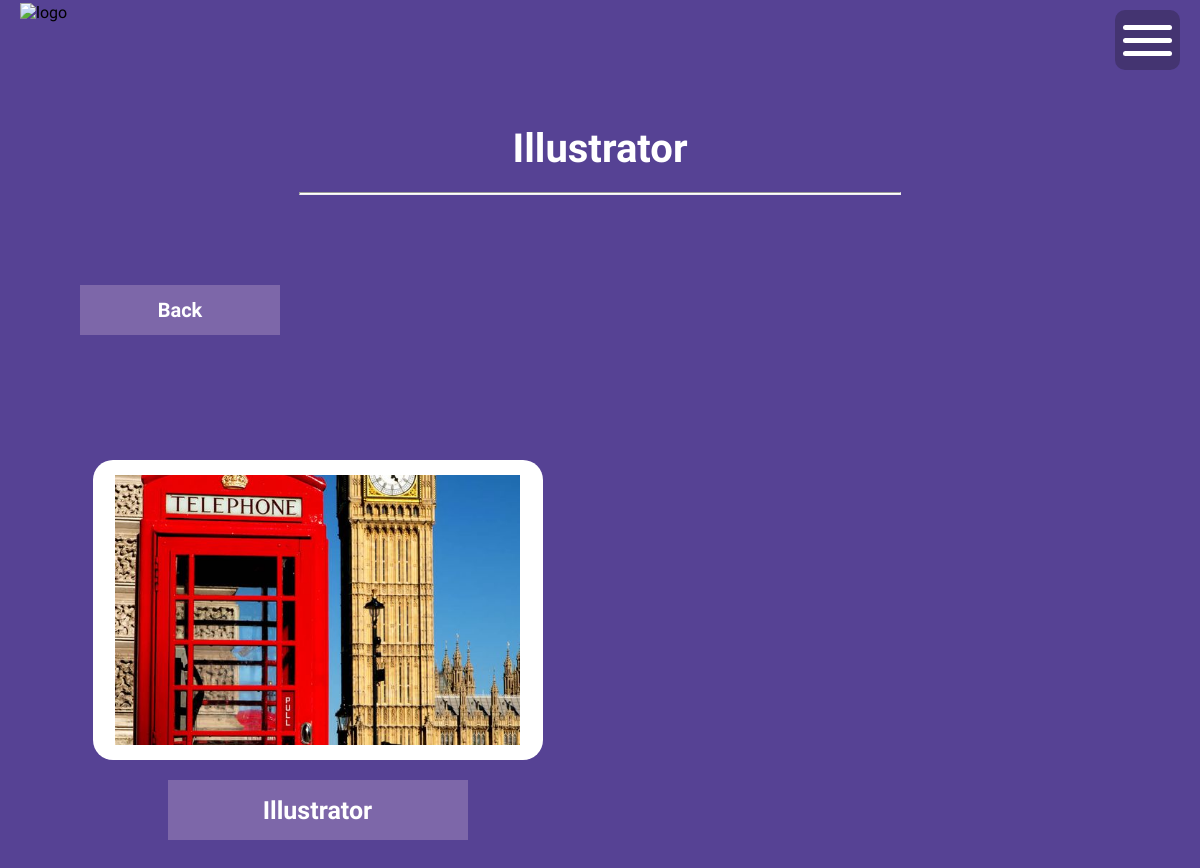
Screenshot of /illustration.php?categorie=Illustrator with the database file from the repository.
### tables this page shows
CREATE TABLE IF NOT EXISTS `illustration` (
  `id` int NOT NULL AUTO_INCREMENT,
  `nom` varchar(255) NOT NULL,
  `categorie` varchar(255) NOT NULL,
  `image` varchar(255) NOT NULL,
  `description` text NOT NULL,
  `date` date NOT NULL,
  PRIMARY KEY (`id`)
);

### illustration.php (the view, shortened to what this page needs)
<?php
    require "connexion.php";
    $mycategories = ["Photoshop","Illustrator","Indesign"];
    if(isset($_GET['categorie']))
    {
        if(in_array($_GET['categorie'],$mycategories))
        {
           $choice = htmlspecialchars($_GET['categorie']);
        }else{
            header("LOCATION:403.php");
        }
    }else{
        header("LOCATION:403.php");
    }
?>
<!DOCTYPE html>
<html lang="en">
<head>
    <link rel="stylesheet" href="style.css">
</head>
<body>
    <div class="slide slideworks">
        <nav>
            <div id="logo"><img src="home/logo" alt="logo"></div>
            <div id="menuburger">
                <div id="menu">
                    <div class="ligne" id="l1"></div>
                    <div class="ligne" id="l2"></div>
                    <div class="ligne" id="l3"></div>
                </div>
            </div>
        </nav>
        <div class="contenttitre">
            <div class="btnback2">
                <div class="btnback"><a href="index.php#works">Back</a></div>
            </div>
            <div class="titre">
                <h1>Illustrator</h1>
                <hr>
            </div>
        </div>
        <div class="contentworks2">
            <div class="contentworks">
            <?php
                $req = $bdd->prepare("SELECT * FROM illustration WHERE categorie=? ORDER BY id ASC");
                $req->execute([$choice]);
                while($don = $req->fetch())
                {
                    echo "<div class='pc'>";
                        echo "<div class='ecran'>";
                            echo "<div class='pcimg'>";
                                echo "<img src='images/".$don['image']."' class='img' />";
                            echo "</div>";
                        echo "</div>";
                        echo "<div class='btnpc2'>";
                        echo "<div class='btnpc'>";
                        echo "<a href='showanim.php?id=".$don['id']."' class='btn btn-primary'>".$don['nom']."</a>";
                        echo "</div>";
                        echo "</div>";
                    echo "</div>";
                }
            ?>
            </div>
        </div>
</body>
</html>

### style.css (style rules this page uses)
* { margin: 0; padding: 0; }
html,body { height: 100%; font-family: "Rajdhani", sans-serif; scroll-behavior: smooth; }
.slide { min-height: 100vh; overflow: hidden; }
#logo { width: 85px; height: 100%; padding-top: 5px; }
#logo img { width: 100%; }
nav { background-color: #443471; height: 80px; width: 100%; display: flex; justify-content: space-around; overflow: hidden; position: fixed; align-items: center; z-index: 200; }
#menuburger { justify-content: center; align-items: center; width: 65px; height: 60px; background-color: #443471; cursor: pointer; z-index: 100; border-radius: 10px; display: none; overflow: hidden; }
#menu { margin: 5px; width: 100%; height: 65%; display: flex; flex-direction: column; justify-content: space-around; align-items: center; }
.ligne { width: 90%; height: 5px; background-color: rgb(255, 255, 255); border-radius: 20px; transition: all 1s; }
hr { width: 50%; background-color: white; height: 1px; margin-top: 20px; }
.contentworks { width: 90%; grid-template-columns: repeat(3,1fr); display: grid; margin-top: 80px; margin-bottom: 80px; gap: 50px; transition: all 1s; overflow: hidden; }
.pc { display: flex; flex-direction: column; align-items: center; }
.ecran { width: 560px; height: 350px; background-color: white; display: flex; justify-content: center; align-items: center; overflow: hidden; transition: all 1s; }
.pcimg { width: 90%; height: 90%; background-color: rgb(0, 0, 0); background-position: center center; background-size: contain; background-repeat: no-repeat; overflow: hidden; display: flex; justify-content: center; align-items: center; }
.ecran div img { width: 100%; }
.btnpc2 { background-color: #ffd2f7; width: 300px; height: 60px; margin-top: 20px; }
.btnpc { background-color:#7D67A9; width: 300px; height: 60px; display: flex; justify-content: center; align-items: center; transition: all 1s; }
.btnpc a { font-weight: 600; font-size: 25px; text-decoration: none; color: white; }
.slideworks { background-color: #564294; }
.contenttitre { display: flex; width: 100%; height: 300px; margin-top: 80px; align-items: center; transition: all 1s; }
.btnback { width: 200px; height: 50px; display: flex; align-items: center; justify-content: center; background-color: #7D67A9; transition: all 1s; z-index: 1; }
.btnback2 { width: 200px; height: 50px; background-color:#ffd2f7; z-index: 1; margin-left: 80px; }
.btnback a { color: white; font-size: 20px; text-decoration: none; font-weight: 700; transition: all 1s; z-index: 2; }
.titre { width: 100%; display: flex; justify-content: center; align-items: center; position: absolute; color: white; flex-direction: column; }
.titre h1 { font-size: 40px; }
.contentworks2 { width: 100%; display: flex; justify-content: center; }
@media all and (max-width: 3840px) { .ecran { width: 500px; height: 300px; } }
@media all and (max-width: 2240px) { .ecran { width: 500px; height: 300px; } }
@media all and (max-width: 1990px) { .ecran { width: 500px; height: 300px; } }
@media all and (max-width: 1920px) { .ecran { width: 500px; height: 300px; } }
@media all and (max-width: 1780px) { .contentworks { grid-template-columns: repeat(2,1fr); } }
@media all and (max-width: 1780px) { .ecran { width: 550px; height: 350px; } }
@media all and (max-width: 1500px) { nav { background-color: #4400ff00; justify-content: space-between; transition: all 1s; } }
@media all and (max-width: 1500px) { #logo { margin: 20px; } }
@media all and (max-width: 1500px) { #menuburger { display: flex; margin: 20px; } }
@media all and (max-width: 1500px) { .ecran { width: 560px; height: 350px; border-radius: 20px; } }
@media all and (max-width: 1300px) { .ecran { width: 500px; height: 300px; } }
@media all and (max-width: 1200px) { .ecran { width: 450px; height: 300px; border-radius: 20px; } }
@media all and (max-width: 1200px) { .contenttitre { justify-content: space-around; flex-direction: column-reverse; } }
@media all and (max-width: 1200px) { .btnback2 { align-self: flex-start; } }
@media all and (max-width: 1200px) { .titre { position: relative; } }

### rows the page displays
illustration: image (picture), nom "Illustrator"
